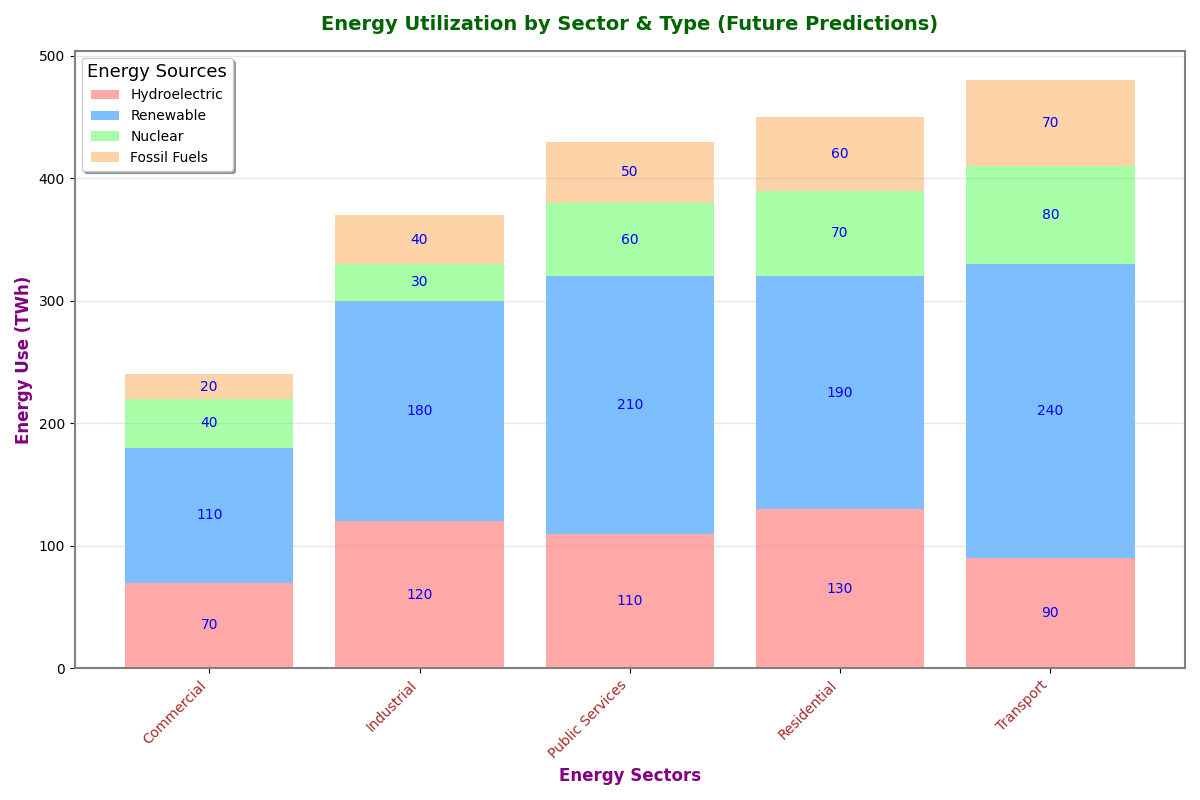

Here is the Python script that generated this plot:
import matplotlib.pyplot as plt
import numpy as np

sectors = ['Industrial', 'Public Services', 'Transport', 'Commercial', 'Residential']
energy_sources = ['Hydroelectric', 'Renewable', 'Nuclear', 'Fossil Fuels']

energy_consumption = np.array([
    [120, 180, 30, 40],
    [110, 210, 60, 50],
    [90, 240, 80, 70],
    [70, 110, 40, 20],
    [130, 190, 70, 60]
])

total_energy = energy_consumption.sum(axis=1)

sorted_indices = np.argsort(total_energy)
sectors_sorted = [sectors[i] for i in sorted_indices]
energy_consumption_sorted = energy_consumption[sorted_indices]

fig, ax = plt.subplots(figsize=(12, 8))

# Use varied colors for each energy source
colors = ['#ff9999','#66b3ff','#99ff99','#ffcc99']

bottom = np.zeros(len(sectors))
for i in range(energy_consumption_sorted.shape[1]):
    ax.bar(sectors_sorted, energy_consumption_sorted[:, i], color=colors[i], alpha=0.85, bottom=bottom, label=energy_sources[i])
    bottom += energy_consumption_sorted[:, i]

ax.set_ylabel('Energy Use (TWh)', fontsize=12, fontweight='bold', color='purple')
ax.set_xlabel('Energy Sectors', fontsize=12, fontweight='bold', color='purple')
ax.set_title('Energy Utilization by Sector & Type (Future Predictions)', fontsize=14, fontweight='bold', color='darkgreen', pad=15)

# Customize tick labels
ax.set_xticks(np.arange(len(sectors)))
ax.set_xticklabels(sectors_sorted, rotation=45, ha='right', fontsize=10, color='brown')

# A different grid style
ax.yaxis.grid(True, linestyle='-', linewidth=1, alpha=0.3)

# Add a border of the entire plot
for spine in ax.spines.values():
    spine.set_visible(True)
    spine.set_linewidth(1.5)
    spine.set_color('gray')

# Allowing legend and modifying its style
ax.legend(loc='upper left', fontsize=10, title='Energy Sources', title_fontsize='13', frameon=True, shadow=True)

for bar in ax.patches:
    height = bar.get_height()
    if height > 0:
        ax.text(
            bar.get_x() + bar.get_width() / 2,
            bar.get_y() + height / 2,
            f'{int(height)}',
            ha='center', va='center',
            fontsize=10, color='blue'
        )

plt.tight_layout()

plt.show()
